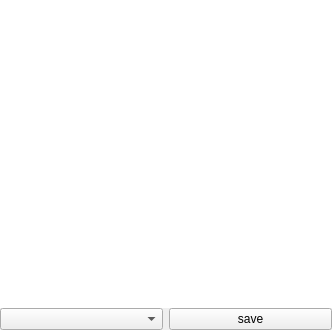
<?xml version="1.0" encoding="UTF-8"?>
<ui version="4.0">
 <class>m2SpectrumViewControls</class>
 <widget class="QWidget" name="m2SpectrumViewControls">
  <property name="enabled">
   <bool>true</bool>
  </property>
  <property name="geometry">
   <rect>
    <x>0</x>
    <y>0</y>
    <width>332</width>
    <height>330</height>
   </rect>
  </property>
  <property name="sizePolicy">
   <sizepolicy hsizetype="Preferred" vsizetype="MinimumExpanding">
    <horstretch>0</horstretch>
    <verstretch>0</verstretch>
   </sizepolicy>
  </property>
  <property name="minimumSize">
   <size>
    <width>0</width>
    <height>0</height>
   </size>
  </property>
  <property name="windowTitle">
   <string>QmitkTemplate</string>
  </property>
  <layout class="QVBoxLayout" name="verticalLayout">
   <property name="spacing">
    <number>0</number>
   </property>
   <property name="leftMargin">
    <number>0</number>
   </property>
   <property name="topMargin">
    <number>0</number>
   </property>
   <property name="rightMargin">
    <number>0</number>
   </property>
   <property name="bottomMargin">
    <number>0</number>
   </property>
   <item>
    <widget class="m2::ChartView" name="chartView">
     <property name="styleSheet">
      <string notr="true"/>
     </property>
     <property name="frameShape">
      <enum>QFrame::Shape::NoFrame</enum>
     </property>
     <property name="frameShadow">
      <enum>QFrame::Shadow::Plain</enum>
     </property>
     <property name="sceneRect">
      <rectf>
       <x>0.000000000000000</x>
       <y>0.000000000000000</y>
       <width>0.000000000000000</width>
       <height>0.000000000000000</height>
      </rectf>
     </property>
     <property name="dragMode">
      <enum>QGraphicsView::DragMode::NoDrag</enum>
     </property>
    </widget>
   </item>
   <item>
    <layout class="QHBoxLayout" name="horizontalLayout">
     <item>
      <widget class="QComboBox" name="comboBox"/>
     </item>
     <item>
      <widget class="QPushButton" name="saveButton">
       <property name="text">
        <string>save</string>
       </property>
      </widget>
     </item>
    </layout>
   </item>
  </layout>
 </widget>
 <layoutdefault spacing="6" margin="11"/>
 <customwidgets>
  <customwidget>
   <class>m2::ChartView</class>
   <extends>QGraphicsView</extends>
   <header location="global">m2ChartView.h</header>
  </customwidget>
 </customwidgets>
 <resources/>
 <connections/>
</ui>
